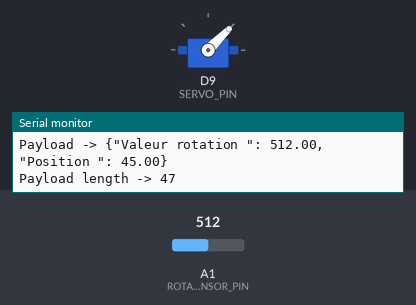
Simulated run of this program. Board: Arduino MKR. On the bench: servo, the last lines printed to the serial monitor. The inputs (shaded band) are chosen by the test bench; at power-on: A1 (ROTATION_SENSOR_PIN) = 512. WiFi joins after 1.5 s; servers stay silent unless stated; no MQTT or app messages arrive unless stated.

Above: at 12.7 s.
12.8 s: A1 (ROTATION_SENSOR_PIN) set to 716
At 13.3 s:
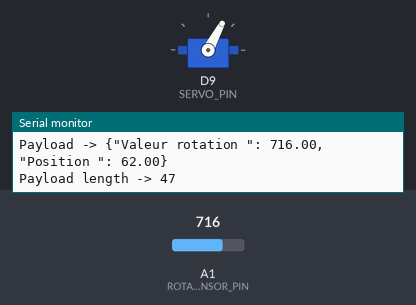
14.3 s: A1 (ROTATION_SENSOR_PIN) set to 1023
At 15.5 s:
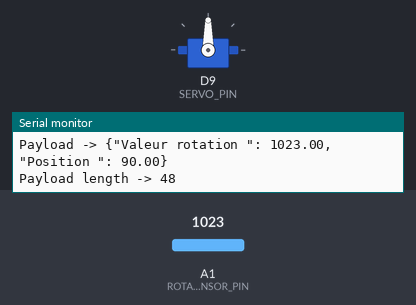
15.8 s: A1 (ROTATION_SENSOR_PIN) set to 306
At 16.8 s:
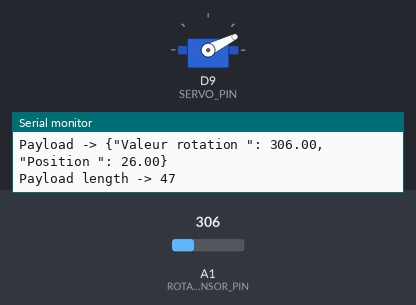
17.3 s: A1 (ROTATION_SENSOR_PIN) set to 122
At 17.9 s:
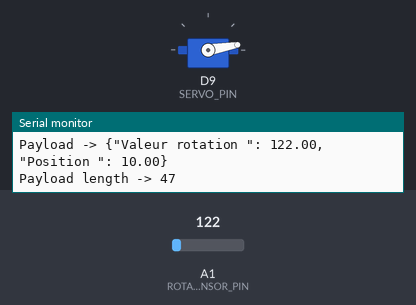
Timing chart, 0 to 19.8 s (numbered marks = the images above; inputs shaded):
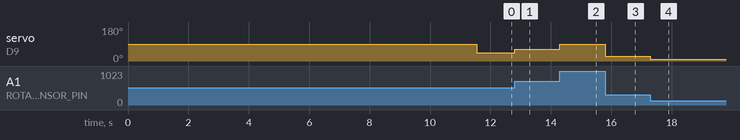

The program:

main.cpp
```cpp
/*
  Titre      : Clapet
  Auteur     : Anis Aliouachene
  Date       : 09/02/2022
  Description: controle servo moteur a l'aide d'un capteur de rotation
  Version    : 0.0.1
*/


#include <Arduino.h>
#include<Servo.h>
#include <WIFIConnector_MKR1010.h>
#include<MQTTConnector.h>

// Declaration constantes

const int ROTATION_SENSOR_PIN = A1 ;
const int SERVO_PIN = 9;

// Declaration Variables
int ValeurRotation;
int pos = 0, Lastpos = 0, LastValeur;

// objet moteur
Servo myservo;

void setup() {

  // Setup des broches et connexion WIfi MQTT
  Serial.begin(9600);

  wifiConnect();
  MQTTConnect();

  pinMode(ROTATION_SENSOR_PIN, INPUT);
  myservo.attach(SERVO_PIN);

}

void loop() {

  // Capture donnees sur le capture de rotation analogue
  ValeurRotation = analogRead(ROTATION_SENSOR_PIN);

  // Transformation a l'aide de la fonction map
  pos = map(ValeurRotation, 0, 1023, 0, 90);

  // Si y a un changement de valeur
    if( Lastpos != pos || LastValeur != ValeurRotation ){
      myservo.write(pos);
      Lastpos = pos;
      LastValeur = ValeurRotation;
      appendPayload("Valeur rotation ", ValeurRotation);
      appendPayload("Position ", pos);
      sendPayload();
    }

}
```

MQTTConnector.h
```cpp
/*
  Titre      : MQTTConnector.h
  Auteur     : André Roussel
  Date       : 05/11/2021
  Description: Utilitaire de branchement a un Broker MQTT une fois une connexion établisa l'internet via WIFI, GSM, etc...
  Droits     : Reproduction permise pour usage pédagogique
  Version    : 0.0.1
*/


#include<MQTT.h>


//Constante nécessaire pour le branchement au Broker MQTT

const char MQTT_SERVER[]    = SECRET_MQTT_SERVER_IP;    // Adresse IP du broker MQTT
const int MQTT_SERVER_PORT  = SECRET_MQTT_SERVER_PORT;  // Port du broker MQTT


// Pramètre d'identification de l'objet
const char TOKEN[]        = SECRET_TOKEN;         // Token d'accès de l'objet
const char DEVICE_ID[]    = SECRET_DEVICE_ID;     // Numéro d'indentification de l'objet provenant de Thingsboard

MQTTClient ClientMQTT;      // Création d'un client MQTT pour l'échange de donnée entre l'objet IDO et le broker MQTT


String Payload ="{";      // Chaine de caractère qui contiendra le message envoyer de l'objet vers thingsboard


// Fonctionnalité de branchement utilisant le protocole MQTT

void MQTTConnect() {

  ClientMQTT.begin(MQTT_SERVER, MQTT_SERVER_PORT, ClientWIFI);

  while (!ClientMQTT.connect(DEVICE_ID, TOKEN, "")) {
    Serial.print(".");
    delay(1000);
  }

  Serial.println("\nBranché au broker MQTT!\n");

}


// Affiche la payload qui est envoyé ainsi que sa longeur


/*
  Fonctionnalité qui permet de créer la chaine de données a envoyé au broker MQTT
  Pour le moment, cette chaine ne doit pas dépassé un maximum de 100 caractère
*/

void appendPayload(String Name, float Val)
{

  if( Payload != "{")
  {
    Payload += ",";
  }

  Payload += "\"";
  Payload += Name;
  Payload += "\": ";
  Payload += Val;

}

/*
  Fonctionnalité qui permet l'envoie de la chaine de caractères sous la forme de paires
  Nom associé a la donnée, Valeur de al donnée
*/

void sendPayload()
{
  char attributes[200];
  Payload += "}";
  Payload.toCharArray(attributes, 200);
  ClientMQTT.publish("v1/devices/me/telemetry", attributes);

  Serial.print("Payload -> ");
  Serial.println(Payload);
  Serial.print("Payload length -> ");
  Serial.println(Payload.length());

  Payload="{";

}
```

Secrets.h
```cpp
/*
SSID du WIFI ainsi que le mot de passe
Modifier les paramètre WIFI pour le réseau auquels votre objets doit se brancher
*/

#define WIFI_SECRET_SSID "IOT_OBJECTS"
#define WIFI_SECRET_PASS "42Bidules!"


//#define WIFI_SECRET_SSID "Ste-adele"
//#define WIFI_SECRET_PASS "allo1234"

/*
Information nécessaire pour le branchement a un Broker MQTT
Dans le cadre du cours AIIA1013, ne modifié pas cet information
*/

#define SECRET_MQTT_SERVER_IP "198.164.130.74"
#define SECRET_MQTT_SERVER_PORT 1883

/*
Détails sur l'indentification de l'objet
Cette information provient de l'objet virtuel créer sur le serveur Thingsbord
*/

#define SECRET_TOKEN  "lN0bxVmSzJbsib2haQAQ"
#define SECRET_DEVICE_ID "3ae9af20-89b2-11ec-9235-d318ce92df6e"
```

WIFIConnector_MKR1010.h
```cpp
/*
  Titre      : WIFIConnector_MKR1000.h
  Auteur     : André Roussel
  Date       : 03/11/2021
  Description: Fonctions nécessaire pour branché un Arduino MKR1000 a un réseau WIFI
  Droits     : Reproduction permise pour usage pédagogique
  Version    : 0.0.1
*/


#include "Secrets.h"
#include <SPI.h>
#include <WiFiNINA.h>
#include "wifiStatus.h"


const char SSID[] = WIFI_SECRET_SSID; // WiFI ssid provenant du fichier Secrets.h
const char PASS[] = WIFI_SECRET_PASS; //WiFI mot de passe provenant du fichier Secrets.h

int status = WL_IDLE_STATUS;          // Statut de la radio WIFI


WiFiClient ClientWIFI;                //Objets représantant un client se branchant a un réseau WIFI


/*
Fonction de connectivité a un réseau WIFI
*/

void wifiConnect()
{

  // Boucle de branchement au réseau WIFI.  Essaie de branchement a tout les 10 secondes jusqu'a réussite
  while (status != WL_CONNECTED)
  {
    Serial.print("Tentative de branchement au réseau: ");
    Serial.println(SSID);
    status = WiFi.begin(SSID, PASS);
    Serial.println(status);


    delay(10000);  // Délai de 10 secondes entre les tentatives de connexion
  }

  //Sortie de la boucle, alors branché au réseau SSID
  Serial.print("Maintenant branché au réseau WIFI ");
  Serial.println(SSID);

  //Impression de l'information de connexion
  printCurrentNet();
  printWifiData();

}
```

wifiStatus.h
```cpp
/*
  Titre      : wifiStatus.h
  Auteur     : Trouvé sur le WEB et référence perdu dans la brume des temps
  Date       : 03/11/2021
  Description: Fonctionnalité pour information sur le branchement
  Droits     : Reproduction permise pour usage pédagogique
  Version    : 0.0.1
*/


//  Impression de l'adresse MAC du uC

void printMacAddress(byte mac[]) {
  for (int i = 5; i >= 0; i--) {
    if (mac[i] < 16) {
      Serial.print("0");
    }
    Serial.print(mac[i], HEX);
    if (i > 0) {
      Serial.print(":");
    }
  }
  Serial.println();
}


// Obtention de l'adresse IP et MAC du uC

void printWifiData() {
  // print your board's IP address:
  IPAddress ip = WiFi.localIP();
  Serial.print("IP Address: ");
  Serial.println(ip);

  // print your MAC address:
  byte mac[6];
  WiFi.macAddress(mac);
  Serial.print("MAC address: ");
  printMacAddress(mac);
}

// Capture de l'information du réseau WIFI

void printCurrentNet() {
  // print the SSID of the network you're attached to:
  Serial.print("SSID: ");
  Serial.println(WiFi.SSID());

  // print the MAC address of the router you're attached to:
  byte bssid[6];
  WiFi.BSSID(bssid);
  Serial.print("BSSID: ");
  printMacAddress(bssid);

  // print the received signal strength:
  long rssi = WiFi.RSSI();
  Serial.print("signal strength (RSSI):");
  Serial.println(rssi);

  // print the encryption type:
  byte encryption = WiFi.encryptionType();
  Serial.print("Encryption Type:");
  Serial.println(encryption, HEX);
  Serial.println();
}
```

Measured:
- after the input at 12.8 s, servo on D9 (SERVO_PIN): 45° → 62° at once
- after the input at 14.3 s, servo on D9 (SERVO_PIN): 62° → 90° at once
- after the input at 15.8 s, servo on D9 (SERVO_PIN): 90° → 26° at once
- after the input at 17.3 s, servo on D9 (SERVO_PIN): 26° → 10° at once
